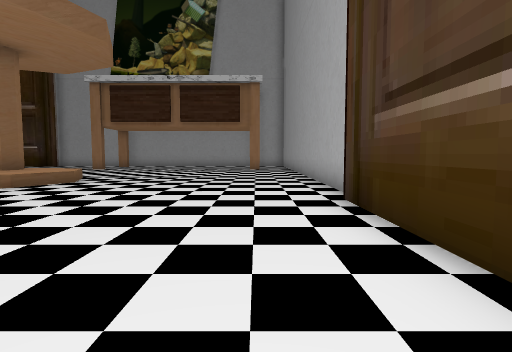
[1] (above)

17 first-person views from a walk through a level from a Godot 3-D game. The camera is 1.5 m above the floor, tilts 4° down and sees 80° across. The floor is counted in squares, 2 m on a side. Each view is taken from the middle of a square. On the plan, view 1 faces up. The plan holds only what a view shows up to about 10 squares ahead; the rest is blank. The place goes on beyond the plan. Flat picture figures and markers are left out.

[2]
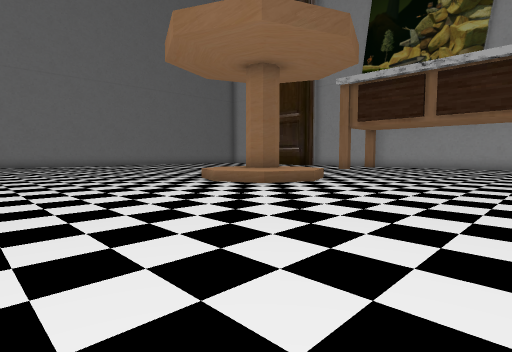

[3]
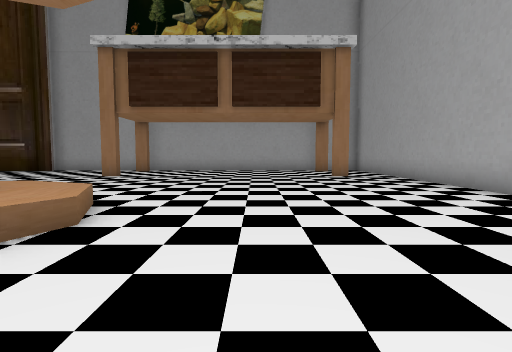

[4]
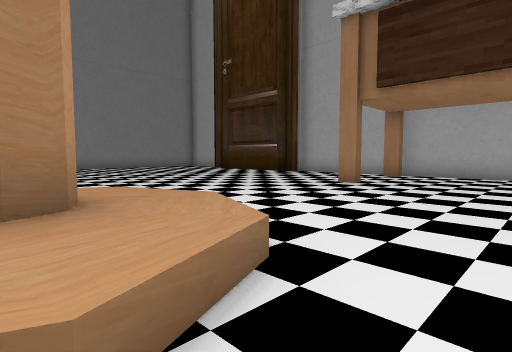

[5]
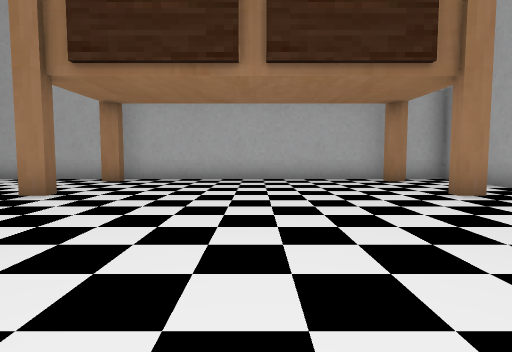

[6]
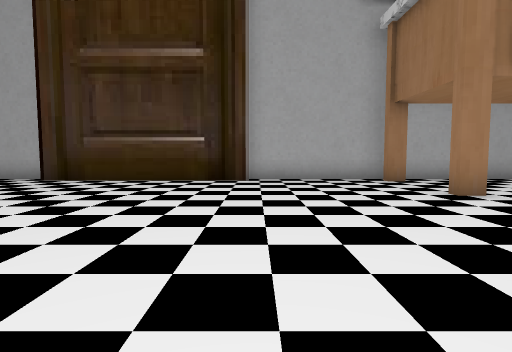

[7]
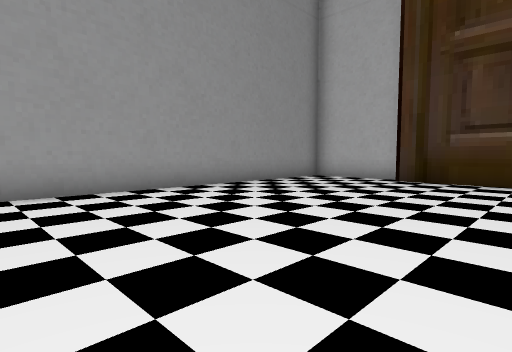

[8]
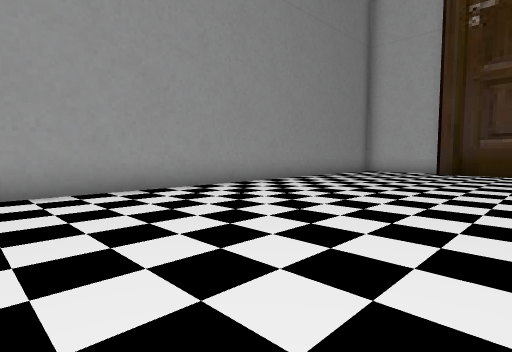

[9]
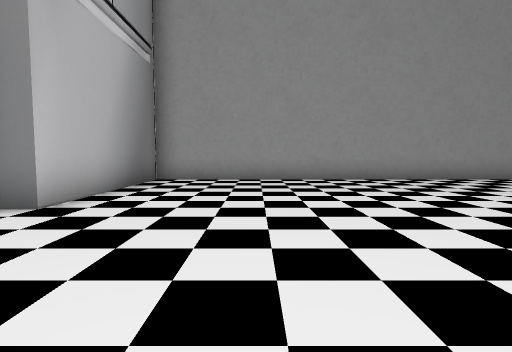

[10]
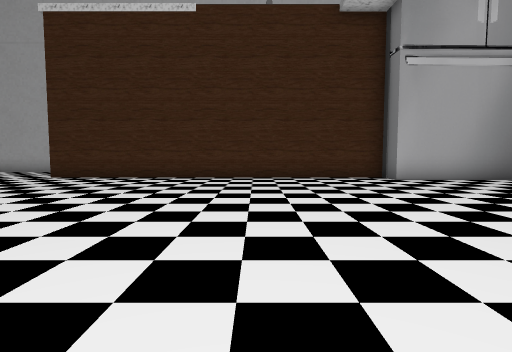

[11]
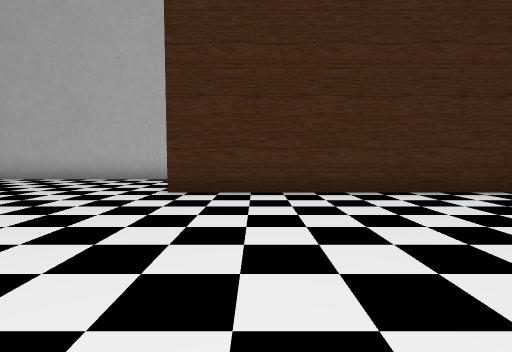

[12]
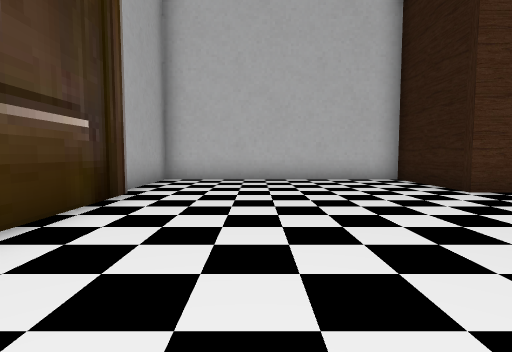

[13]
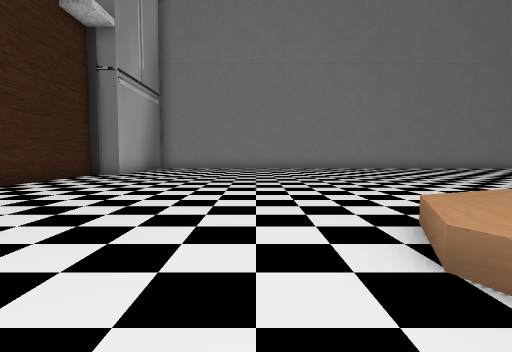

[14]
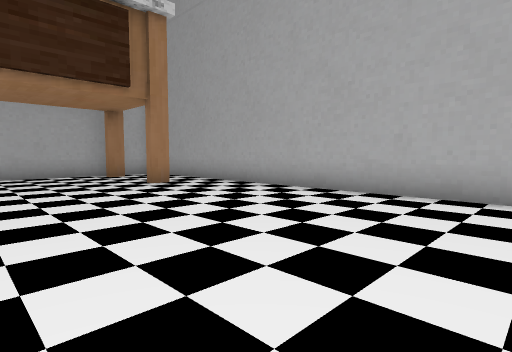

[15]
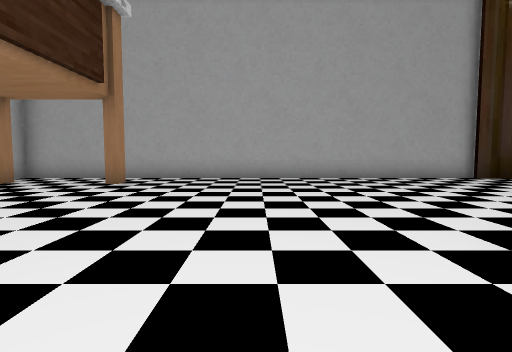

[16]
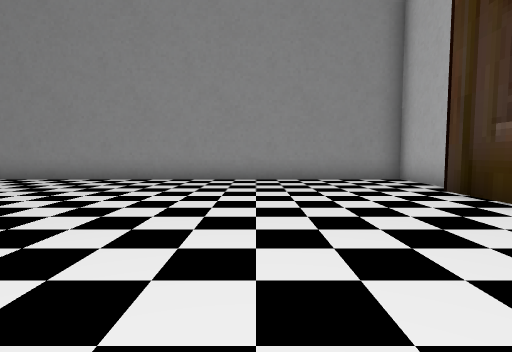

[17]
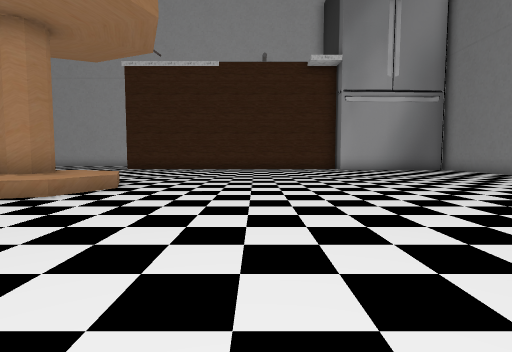

### Floor plan
Key: @ floor where view 1 was taken; # wall or solid block; . floor; ^ raised ledge.
Columns run from 22 left of view 1 to 2 right of it. Each row starts with its distance up from view 1.
 20 #########################
 19 #.......................#
 18 #.......................#
 17 #.......................#
 16 #.............#.......#.#
 15 #.......................#
 14 #.......................#
 13 #.......................#
 12 #.......................#
 11 #.......................#
 10 #..............^........#
  9 #.............^^^.......#
  8 #............^^^^^......#
  7 #.............^^^.......#
  6 #.......................#
  5 #.......................#
  4 #.......................#
  3 #.......................#
  2 #.......................#
  1 #.......................#
  0 ######................@.#
 -1      ############.......#
 -2                 #.......#
 -3                 #.......#
 -4                 #.......#
 -5                 #########

Positions as (right, up) in squares from view 1, and headings:
1: (0, 0), facing up
2: (0, 1), facing up-left
3: (-3, 5), facing up
4: (-4, 8), facing up-left
5: (-4, 10), facing up
6: (-12, 10), facing up
7: (-15, 10), facing up-left
8: (-15, 6), facing up-left
9: (-12, 3), facing left
10: (-12, 9), facing down
11: (-7, 5), facing down
12: (-1, 5), facing down
13: (-5, 5), facing left
14: (-4, 8), facing up-right
15: (-8, 12), facing right
16: (-12, 15), facing left
17: (-12, 15), facing down
